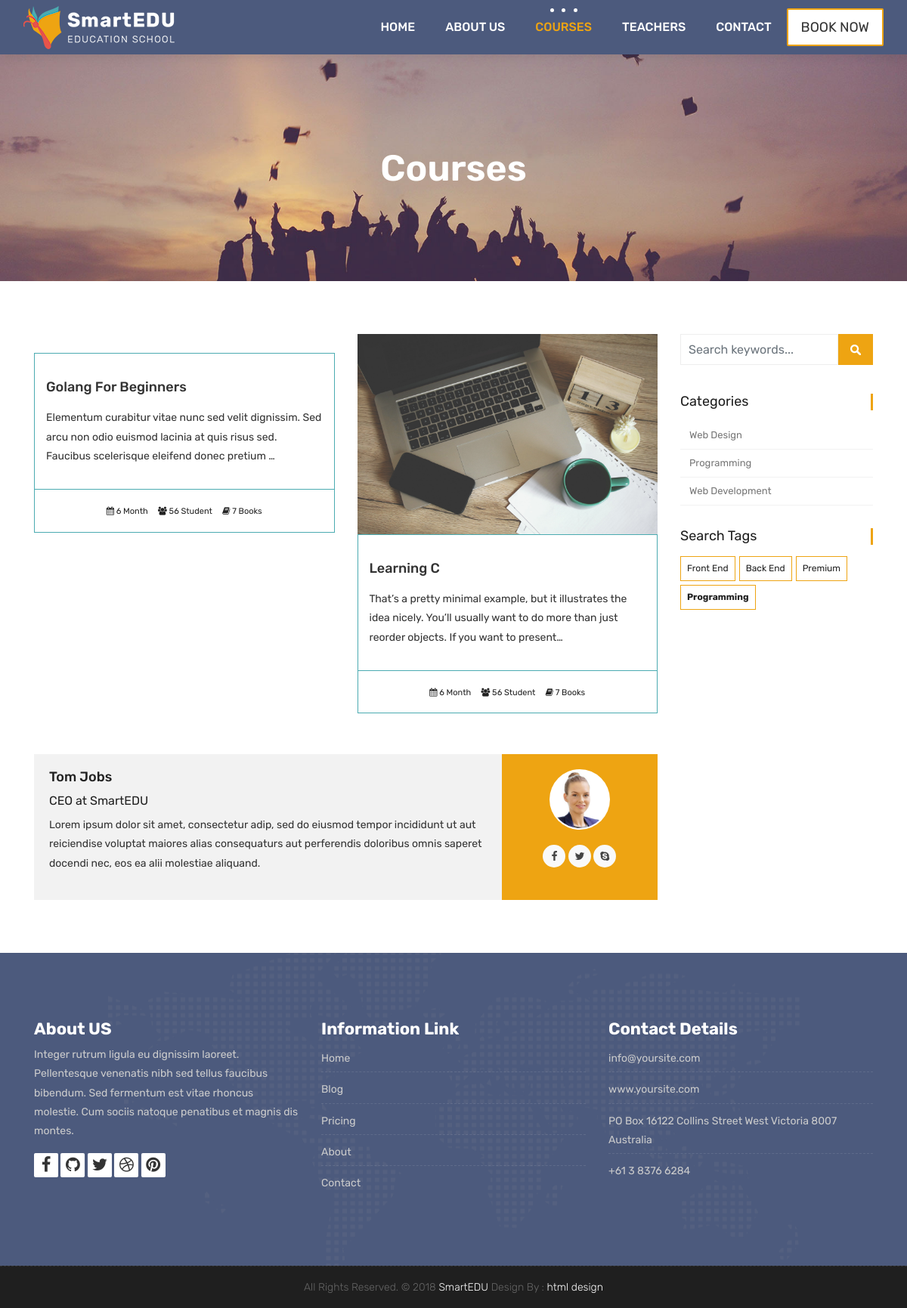
Page /courses/categories/programming on the committed database.
### courses/models.py (models this page shows, shortened)
class Course(models.Model):
    teacher = models.ForeignKey(Teacher, null=True, on_delete=models.CASCADE)
    name = models.CharField(max_length=200, unique=True, editable=True)
    category = models.ForeignKey(Category, null=True, on_delete=models.DO_NOTHING)
    tags = models.ManyToManyField(Tag, blank=True, null=True)
    description = models.TextField(blank=True, null=True, editable=True)
    image = models.ImageField(upload_to="courses/%Y/%m/%d/", default="courses/default_course_image.jpg")
    date = models.DateTimeField(auto_now=True)
    available = models.BooleanField(default=True)

class Category(models.Model):
    name = models.CharField(max_length=50, null=True)
    slug = models.SlugField(max_length=50, unique=True, null=True)

class Tag(models.Model):
    name = models.CharField(max_length=50, null=True)
    slug = models.SlugField(max_length=50, unique=True, null=True)

### courses/views.py (the view)
# urls.py: path('categories/<slug:category_slug>', views.category_list, name='courses_by_category'),
def category_list(request, category_slug):
    courses = Course.objects.all().filter(category__slug=category_slug)
    categories = Category.objects.all()
    tags =  Tag.objects.all()
    context = {
        'courses': courses,
        'categories': categories,
        'tags' : tags
    }
    return render(request, 'courses.html', context)

### templates/courses.html (shortened to what this page needs)
{% extends "partials/_base.html" %}
{% load static %}
{% block content  %}
	<div class="all-title-box">
		<div class="container text-center">
			<h1>Courses</h1>
		</div>
	</div>
    <div id="overviews" class="section wb">
        <div class="container">
            <div class="row">
                <div class="col-lg-9 blog-post-single">
                    <div class="row">
						{% for course in courses %}
                        <div class="col-lg-6 col-md-6 col-12 mb-4">
                            <div class="course-item">
                                <div class="image-blog">
                                    <img src="{{course.image.url}}" alt="" class="img-fluid">
                                </div>
                                <div class="course-br">
                                    <div class="course-title">
                                        <h2><a href="{% url 'course_detail' course.category.slug course.id %}" title="">{{course.name}}</a></h2>
                                    </div>
                                    <div class="course-desc">
                                        <p>{{course.description | truncatechars:150}}</p>
                                    </div>
                                </div>
                                <div class="course-meta-bot">
                                    <ul>
                                        <li><i class="fa fa-calendar" aria-hidden="true"></i> 6 Month</li>
                                        <li><i class="fa fa-users" aria-hidden="true"></i> 56 Student</li>
                                        <li><i class="fa fa-book" aria-hidden="true"></i> 7 Books</li>
                                    </ul>
                                </div>
                            </div>
                        </div>
						{% endfor %}
                    </div>
					<div class="blog-author">
						<div class="author-bio">
							<h3 class="author_name"><a href="#">Tom Jobs</a></h3>
							<h5>CEO at <a href="#">SmartEDU</a></h5>
							<p class="author_det">
								Lorem ipsum dolor sit amet, consectetur adip, sed do eiusmod tempor incididunt  ut aut reiciendise voluptat maiores alias consequaturs aut perferendis doloribus omnis saperet docendi nec, eos ea alii molestiae aliquand.
							</p>
						</div>
						<div class="author-desc">
							<img src="images/author.jpg" alt="about author">
							<ul class="author-social">
								<li><a href="#"><i class="fa fa-facebook"></i></a></li>
								<li><a href="#"><i class="fa fa-twitter"></i></a></li>
								<li><a href="#"><i class="fa fa-skype"></i></a></li>
							</ul>
						</div>
					</div>
                </div>
				<div class="col-lg-3 col-12 right-single">
					<div class="widget-search">
						<div class="site-search-area">
							<form method="get" id="site-searchform" action="#">
								<div>
									<input class="input-text form-control" name="search-k" id="search-k" placeholder="Search keywords..." type="text">
									<input id="searchsubmit" value="Search" type="submit">
								</div>
							</form>
						</div>
					</div>
					<div class="widget-categories">
						<h3 class="widget-title">Categories</h3>
						<ul>
							{% for category in categories %}
								<li><a href="{% url 'courses_by_category' category.slug %}">{{category.name}}</a></li>
							{% endfor %}
						</ul>
					</div>
					<div class="widget-tags">
						<h3 class="widget-title">Search Tags</h3>
						<ul class="tags">
							{% for tag in tags %}
								<li><a href="{% url 'courses_by_tag' tag.slug %}">{% if tag.slug in request.path %}<b>{{tag.name}}</b>{% else %}{{tag.name}}{% endif %}</a></li>
							{% endfor %}
						</ul>
					</div>
				</div>
            </div>
        </div>
    </div>
    {% endblock %}

### rows in the picture
Course: name "Golang For Beginners", description "Elementum curabitur vitae nunc sed velit dignissim. Sed arcu non odio euismod lacinia at quis risus sed. Faucibus scelerisque eleifend donec pretium …"
Course: image (placeholder picture), name "Learning C", description "That’s a pretty minimal example, but it illustrates the idea nicely. You’ll usually want to do more than just reorder objects. If you want to present…"
Category: name "Web Design"
Category: name "Programming"
Category: name "Web Development"
Tag: name "Front End"
Tag: name "Back End"
Tag: name "Premium"
Tag: name "Programming"
